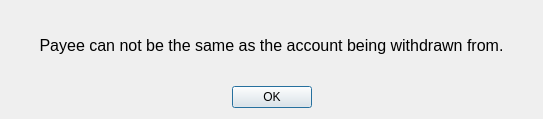
<?xml version="1.0" encoding="UTF-8"?>
<ui version="4.0">
 <class>PayeeIsAccountDialog</class>
 <widget class="QDialog" name="PayeeIsAccountDialog">
  <property name="geometry">
   <rect>
    <x>0</x>
    <y>0</y>
    <width>543</width>
    <height>119</height>
   </rect>
  </property>
  <property name="windowTitle">
   <string>Payee can't be Account</string>
  </property>
  <layout class="QVBoxLayout" name="verticalLayout">
   <item>
    <widget class="QLabel" name="label">
     <property name="sizePolicy">
      <sizepolicy hsizetype="MinimumExpanding" vsizetype="MinimumExpanding">
       <horstretch>0</horstretch>
       <verstretch>0</verstretch>
      </sizepolicy>
     </property>
     <property name="font">
      <font>
       <pointsize>12</pointsize>
      </font>
     </property>
     <property name="text">
      <string>Payee can not be the same as the account being withdrawn from.</string>
     </property>
     <property name="alignment">
      <set>Qt::AlignCenter</set>
     </property>
    </widget>
   </item>
   <item>
    <widget class="QDialogButtonBox" name="buttonBox">
     <property name="standardButtons">
      <set>QDialogButtonBox::Ok</set>
     </property>
     <property name="centerButtons">
      <bool>true</bool>
     </property>
    </widget>
   </item>
  </layout>
 </widget>
 <resources/>
 <connections>
  <connection>
   <sender>buttonBox</sender>
   <signal>clicked(QAbstractButton*)</signal>
   <receiver>PayeeIsAccountDialog</receiver>
   <slot>accept()</slot>
   <hints>
    <hint type="sourcelabel">
     <x>203</x>
     <y>88</y>
    </hint>
    <hint type="destinationlabel">
     <x>415</x>
     <y>76</y>
    </hint>
   </hints>
  </connection>
 </connections>
</ui>
